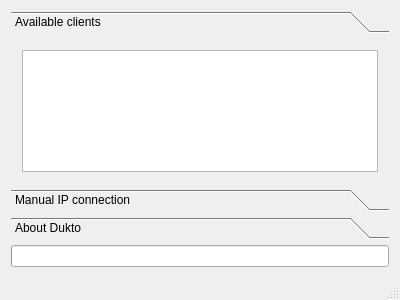
<?xml version="1.0" encoding="UTF-8"?>
<ui version="4.0">
 <class>MainWindowClass</class>
 <widget class="QMainWindow" name="MainWindowClass">
  <property name="geometry">
   <rect>
    <x>0</x>
    <y>0</y>
    <width>400</width>
    <height>300</height>
   </rect>
  </property>
  <property name="minimumSize">
   <size>
    <width>400</width>
    <height>300</height>
   </size>
  </property>
  <property name="acceptDrops">
   <bool>true</bool>
  </property>
  <property name="windowTitle">
   <string>Dukto</string>
  </property>
  <widget class="QWidget" name="centralWidget">
   <layout class="QVBoxLayout" name="verticalLayout_2">
    <item>
     <widget class="QToolBox" name="toolBox">
      <property name="currentIndex">
       <number>0</number>
      </property>
      <widget class="QWidget" name="page">
       <property name="geometry">
        <rect>
         <x>0</x>
         <y>0</y>
         <width>382</width>
         <height>127</height>
        </rect>
       </property>
       <attribute name="label">
        <string>Available clients</string>
       </attribute>
       <layout class="QVBoxLayout" name="verticalLayout">
        <item>
         <widget class="QListWidget" name="listPeers"/>
        </item>
       </layout>
      </widget>
      <widget class="QWidget" name="page_2">
       <property name="geometry">
        <rect>
         <x>0</x>
         <y>0</y>
         <width>382</width>
         <height>184</height>
        </rect>
       </property>
       <attribute name="label">
        <string>Manual IP connection</string>
       </attribute>
       <layout class="QVBoxLayout" name="verticalLayout_3">
        <item>
         <widget class="QLabel" name="label">
          <property name="text">
           <string>Destination host name or IP address:</string>
          </property>
         </widget>
        </item>
        <item>
         <widget class="QLineEdit" name="textDestination"/>
        </item>
        <item>
         <widget class="QPushButton" name="buttonSendToIp">
          <property name="enabled">
           <bool>false</bool>
          </property>
          <property name="text">
           <string>Send a file</string>
          </property>
         </widget>
        </item>
        <item>
         <spacer name="verticalSpacer">
          <property name="orientation">
           <enum>Qt::Vertical</enum>
          </property>
          <property name="sizeHint" stdset="0">
           <size>
            <width>20</width>
            <height>97</height>
           </size>
          </property>
         </spacer>
        </item>
       </layout>
      </widget>
      <widget class="QWidget" name="page_3">
       <property name="geometry">
        <rect>
         <x>0</x>
         <y>0</y>
         <width>382</width>
         <height>184</height>
        </rect>
       </property>
       <attribute name="label">
        <string>About Dukto</string>
       </attribute>
       <layout class="QVBoxLayout" name="verticalLayout_4">
        <item>
         <widget class="QLabel" name="label_2">
          <property name="font">
           <font>
            <pointsize>10</pointsize>
            <weight>75</weight>
            <bold>true</bold>
           </font>
          </property>
          <property name="text">
           <string>Dukto R1 - May 2009</string>
          </property>
         </widget>
        </item>
        <item>
         <widget class="QLabel" name="label_5">
          <property name="font">
           <font>
            <italic>true</italic>
           </font>
          </property>
          <property name="text">
           <string>A simple, fast and multi-platform file transfer tool for LAN users.</string>
          </property>
         </widget>
        </item>
        <item>
         <widget class="QLabel" name="label_3">
          <property name="text">
           <string>Official site: http://dukto.googlecode.com/</string>
          </property>
         </widget>
        </item>
        <item>
         <widget class="QLabel" name="label_4">
          <property name="text">
           <string>This software is released under the GPL2 license.</string>
          </property>
         </widget>
        </item>
        <item>
         <spacer name="verticalSpacer_2">
          <property name="orientation">
           <enum>Qt::Vertical</enum>
          </property>
          <property name="sizeHint" stdset="0">
           <size>
            <width>20</width>
            <height>40</height>
           </size>
          </property>
         </spacer>
        </item>
       </layout>
      </widget>
     </widget>
    </item>
    <item>
     <widget class="QProgressBar" name="progressBar">
      <property name="value">
       <number>0</number>
      </property>
      <property name="textVisible">
       <bool>false</bool>
      </property>
     </widget>
    </item>
   </layout>
  </widget>
  <widget class="QMenuBar" name="menuBar">
   <property name="geometry">
    <rect>
     <x>0</x>
     <y>0</y>
     <width>400</width>
     <height>22</height>
    </rect>
   </property>
  </widget>
  <widget class="QStatusBar" name="statusBar"/>
 </widget>
 <layoutdefault spacing="6" margin="11"/>
 <resources/>
 <connections/>
</ui>
